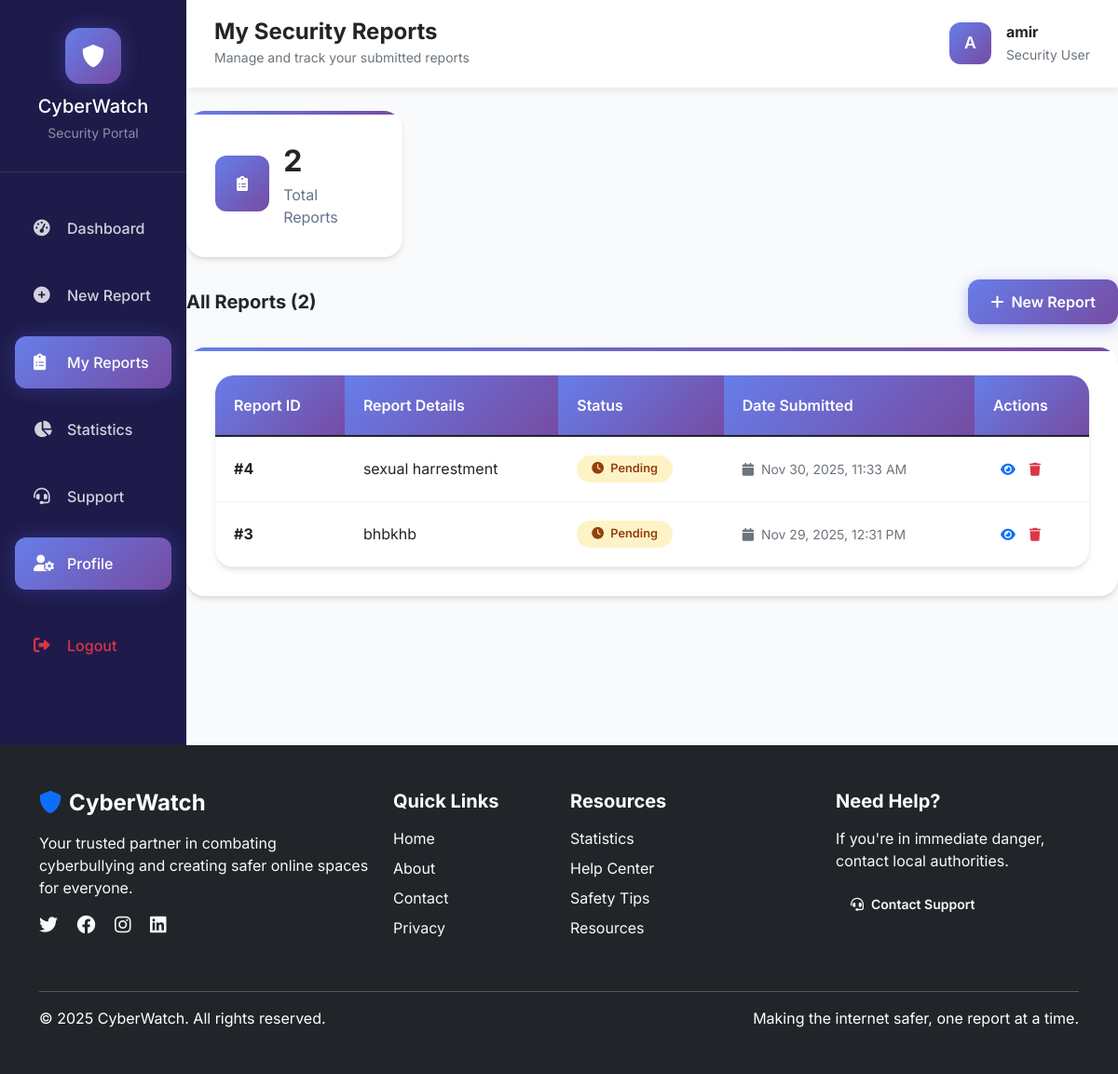
Screenshot of /my_reports.php (signed in) with the database file from the repository.
### tables this page shows
CREATE TABLE `reports` (
  `report_id` int(11) NOT NULL,
  `user_id` int(11) NOT NULL,
  `report_details` text NOT NULL,
  `date_reported` timestamp NOT NULL DEFAULT current_timestamp(),
  `status` enum('pending','in_review','resolved') DEFAULT 'pending'
);

### my_reports.php (the view, shortened to what this page needs)
<?php
require_once 'config.php';
$user_id = $_SESSION["id"];
$username = $_SESSION["username"];
$reports = [];
$sql = "SELECT
        report_id,
        report_details,
        date_reported,
        status
        FROM reports
        WHERE user_id = ?
        ORDER BY date_reported DESC";
if ($stmt = $conn->prepare($sql)) {
    $stmt->bind_param("i", $user_id);
    $stmt->execute();
    $result = $stmt->get_result();
    $reports = $result->fetch_all(MYSQLI_ASSOC);
}
?>
<!DOCTYPE html>
<html lang="en">
<head>
    <link href="https://cdn.jsdelivr.net/npm/bootstrap@5.1.3/dist/css/bootstrap.min.css" rel="stylesheet">
    <link href="https://cdnjs.cloudflare.com/ajax/libs/font-awesome/6.0.0/css/all.min.css" rel="stylesheet">
</head>
<body>
    <div class="container-fluid p-0">
        <div class="row g-0">
            <div class="col-lg-2 sidebar">
                <div class="sidebar-brand">
                    <div class="brand-icon">
                        <i class="fas fa-shield-alt"></i>
                    </div>
                    <h5 class="text-white mb-1">CyberWatch</h5>
                    <small class="text-white-50">Security Portal</small>
                </div>
                <nav class="nav flex-column mt-4">
                    <div class="nav-item">
                        <a class="nav-link" href="dashboard.php">
                            <i class="fas fa-tachometer-alt"></i>
                            <span>Dashboard</span>
                        </a>
                    </div>
                    <div class="nav-item">
                        <a class="nav-link" href="report.php">
                            <i class="fas fa-plus-circle"></i>
                            <span>New Report</span>
                        </a>
                    </div>
                    <div class="nav-item">
                        <a class="nav-link active" href="my_reports.php">
                            <i class="fas fa-clipboard-list"></i>
                            <span>My Reports</span>
                        </a>
                    </div>
                    <div class="nav-item">
                        <a class="nav-link" href="infographic.php">
                            <i class="fas fa-chart-pie"></i>
                            <span>Statistics</span>
                        </a>
                    </div>
                    <div class="nav-item">
                        <a class="nav-link" href="contact.php">
                            <i class="fas fa-headset"></i>
                            <span>Support</span>
                        </a>
                    </div>
                    <div class="nav-item">
                        <a class="nav-link active" href="profile.php">
                            <i class="fas fa-user-cog"></i>
                            <span>Profile</span>
                        </a>
                    </div>
                    <div class="nav-item mt-4">
                        <a class="nav-link text-danger" href="logout.php">
                            <i class="fas fa-sign-out-alt"></i>
                            <span>Logout</span>
                        </a>
                    </div>
                </nav>
            </div>
            <div class="col-lg-10 main-content">
                <nav class="top-bar">
                    <div class="d-flex justify-content-between align-items-center">
                        <div>
                            <h4 class="mb-0 text-dark fw-bold">My Security Reports</h4>
                            <small class="text-muted">Manage and track your submitted reports</small>
                        </div>
                        <div class="d-flex align-items-center">
                            <div class="user-avatar me-3">
                                <?php echo strtoupper(substr($username, 0, 1)); ?>
                            </div>
                            <div>
                                <div class="fw-bold text-dark"><?php echo htmlspecialchars($username); ?></div>
                                <small class="text-muted">Security User</small>
                            </div>
                        </div>
                    </div>
                </nav>
                <div class="container-fluid py-4">
                    <div class="row mb-4">
                        <div class="col-xl-3 col-md-6">
                            <div class="stat-card animate-slide-in">
                                <div class="d-flex align-items-center">
                                    <div class="stat-icon" style="background: var(--gradient); width: 60px; height: 60px; border-radius: 12px; display: flex; align-items: center; justify-content: center; margin-right: 15px;">
                                        <i class="fas fa-clipboard-list text-white"></i>
                                    </div>
                                    <div>
                                        <div class="stat-number" style="font-size: 2rem; font-weight: 700;"><?php echo count($reports); ?></div>
                                        <div class="stat-label" style="color: #64748b;">Total Reports</div>
                                    </div>
                                </div>
                            </div>
                        </div>
                    </div>
                    <div class="d-flex justify-content-between align-items-center mb-4">
                        <h5 class="fw-bold mb-0">All Reports (<?php echo count($reports); ?>)</h5>
                        <a href="report.php" class="btn btn-primary">
                            <i class="fas fa-plus me-2"></i>New Report
                        </a>
                    </div>
                    <?php if (!empty($reports)): ?>
                        <div class="stat-card animate-slide-in">
                            <div class="table-container">
                                <div class="table-responsive">
                                    <table class="table table-hover">
                                        <thead>
                                            <tr>
                                                <th>Report ID</th>
                                                <th>Report Details</th>
                                                <th>Status</th>
                                                <th>Date Submitted</th>
                                                <th>Actions</th>
                                            </tr>
                                        </thead>
                                        <tbody>
                                            <?php foreach ($reports as $report): ?>
                                                <tr>
                                                    <td><strong>#<?php echo $report['report_id']; ?></strong></td>
                                                    <td>
                                                        <div class="report-details">
                                                            <?php
                                                                $details = htmlspecialchars($report['report_details']);
                                                                if (strlen($details) > 100) {
                                                                    echo '<span class="short-text">' . substr($details, 0, 100) . '...</span>';
                                                                    echo '<span class="full-text d-none">' . $details . '</span>';
                                                                    echo '<a href="#" class="text-primary toggle-details ms-1">Show more</a>';
                                                                } else {
                                                                    echo $details;
                                                                }
                                                            ?>
                                                        </div>
                                                    </td>
                                                    <td>
                                                        <span class="badge badge-<?php echo str_replace('_', '-', $report['status']); ?>">
                                                            <i class="fas fa-<?php
                                                                if ($report['status'] == 'pending') echo 'clock';
                                                                elseif ($report['status'] == 'in_review') echo 'search';
                                                                else echo 'check';
                                                            ?> me-1"></i>
                                                            <?php echo ucfirst(str_replace('_', ' ', $report['status'])); ?>
                                                        </span>
                                                    </td>
                                                    <td>
                                                        <small class="text-muted">
                                                            <i class="fas fa-calendar me-1"></i>
                                                            <?php echo date('M j, Y, g:i A', strtotime($report['date_reported'])); ?>
                                                        </small>
                                                    </td>
                                                    <td>
                                                        <div class="btn-group btn-group-sm">
                                                            <button class="btn btn-outline-primary view-report-btn"
                                                                    data-id="<?php echo $report['report_id']; ?>"
                                                                    data-details="<?php echo htmlspecialchars($report['report_details']); ?>"
                                                                    data-status="<?php echo $report['status']; ?>"
                                                                    data-created="<?php echo $report['date_reported']; ?>"
                                                                    title="View Details">
                                                                <i class="fas fa-eye"></i>
                                                            </button>
                                                            <button class="btn btn-outline-danger"
                                                                    onclick="confirmDelete(<?php echo $report['report_id']; ?>)"
                                                                    title="Delete Report">
                                                                <i class="fas fa-trash"></i>
                                                            </button>
                                                        </div>
                                                    </td>
                                                </tr>
                                            <?php endforeach; ?>
                                        </tbody>
                                    </table>
                                </div>
                            </div>
                        </div>
                    <?php endif; ?>
                </div>
            </div>
        </div>
    </div>
</body>
</html>
<?php
include "footer.php";
?>

### my_reports.php (style rules this page uses)
:root { --primary: #6366f1; --primary-dark: #4f46e5; --success: #10b981; --warning: #f59e0b; --danger: #ef4444; --info: #06b6d4; --dark: #1f2937; --light: #f8fafc; --gradient: linear-gradient(135deg, #667eea 0%, #764ba2 100%); --sidebar: #1e1b4b; --card-shadow: 0 4px 6px -1px rgba(0, 0, 0, 0.1), 0 2px 4px -1px rgba(0, 0, 0, 0.06); }
* { margin: 0; padding: 0; box-sizing: border-box; }
body { font-family: 'Inter', sans-serif; background: #f8fafc; min-height: 100vh; }
.sidebar { background: var(--sidebar); color: white; min-height: 100vh; padding: 0; transition: all 0.3s ease; }
.sidebar-brand { padding: 30px 20px; text-align: center; border-bottom: 1px solid rgba(255, 255, 255, 0.1); }
.brand-icon { width: 60px; height: 60px; background: var(--gradient); border-radius: 16px; display: flex; align-items: center; justify-content: center; margin: 0 auto 12px; font-size: 1.5rem; box-shadow: 0 0 20px rgba(99, 102, 241, 0.3); }
.nav-item { margin: 8px 16px; }
.nav-link { color: rgba(255, 255, 255, 0.8); padding: 16px 20px; border-radius: 12px; transition: all 0.3s ease; display: flex; align-items: center; font-weight: 500; text-decoration: none; }
.nav-link.active { background: var(--gradient); color: white; box-shadow: 0 0 20px rgba(99, 102, 241, 0.3); }
.nav-link i { width: 24px; margin-right: 12px; font-size: 1.1rem; }
.main-content { background: var(--light); min-height: 100vh; }
.top-bar { background: rgba(255, 255, 255, 0.95); backdrop-filter: blur(20px); border-bottom: 1px solid rgba(255, 255, 255, 0.2); padding: 20px 30px; box-shadow: 0 2px 10px rgba(0, 0, 0, 0.1); }
.user-avatar { width: 45px; height: 45px; border-radius: 12px; background: var(--gradient); display: flex; align-items: center; justify-content: center; color: white; font-weight: 600; font-size: 1.1rem; }
.stat-card { background: white; border-radius: 20px; padding: 30px; box-shadow: var(--card-shadow); border: 1px solid rgba(255, 255, 255, 0.2); transition: all 0.3s ease; position: relative; overflow: hidden; height: 100%; }
.stat-card::before { content: ''; position: absolute; top: 0; left: 0; width: 100%; height: 4px; background: var(--gradient); }
.table-container { background: white; border-radius: 20px; overflow: hidden; box-shadow: var(--card-shadow); }
.table { margin-bottom: 0; }
.table th { background: var(--gradient); color: white; border: none; padding: 20px; font-weight: 600; }
.table td { padding: 20px; border-color: #f1f5f9; vertical-align: middle; }
.badge { padding: 8px 16px; border-radius: 20px; font-weight: 600; font-size: 0.8rem; }
.badge-pending { background: #fef3c7; color: #92400e; }
.btn { border-radius: 12px; padding: 12px 24px; font-weight: 600; border: none; transition: all 0.3s ease; }
.btn-primary { background: var(--gradient); box-shadow: 0 4px 15px rgba(99, 102, 241, 0.4); }
.animate-slide-in { animation: slideIn 0.6s ease-out; }
.report-details { max-width: 400px; }

### rows the page displays
reports: report_id "4", report_details "sexual harrestment", status "Pending", date_reported "Nov 30, 2025, 11:33 AM"
reports: report_id "3", report_details "bhbkhb", status "Pending", date_reported "Nov 29, 2025, 12:31 PM"

### other values shown
substr($username, 0, 1) "A"
$username "amir"
count($reports) "2"
